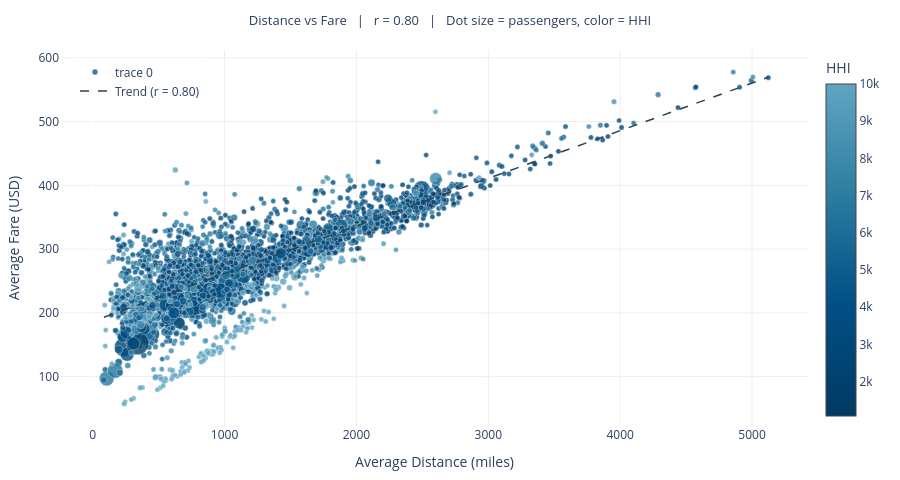

The code cell stored with this chart in its notebook:
### Markdown cell above
## 5. Distance vs Fare Scatter (saved as interactive_viz_2.html)

### Code cell
import json, numpy as np, plotly.graph_objects as go, plotly.io as pio
from scipy.stats import pearsonr

with open("../../assets/data/scatter_distance_fare.json", encoding="utf-8") as f:
    raw = json.load(f)

dist_df = pd.DataFrame(raw)

r_dist, _ = pearsonr(dist_df["AVG_DISTANCE"], dist_df["AVG_FARE"])

fig_dist = go.Figure(go.Scatter(
    x=dist_df["AVG_DISTANCE"],
    y=dist_df["AVG_FARE"],
    mode="markers",
    customdata=dist_df[["ROUTE", "TOP_CARRIER", "AVG_FARE", "AVG_DISTANCE", "HHI"]].values,
    marker=dict(
        size=(dist_df["TOTAL_PASSENGERS"] / dist_df["TOTAL_PASSENGERS"].max() * 18 + 5).clip(5, 23),
        color=dist_df["HHI"],
        colorscale=BLUE_SCALE,
        reversescale=True,
        colorbar=dict(title="HHI", x=1.01),
        line=dict(width=0.4, color="white"),
        opacity=0.8,
    ),
    hovertemplate=(
        "<b>%{customdata[0]}</b><br>"
        "Carrier: %{customdata[1]}<br>"
        "Avg Fare: $%{customdata[2]:.0f}<br>"
        "Distance: %{customdata[3]:.0f} mi<br>"
        "HHI: %{customdata[4]:.0f}<br>"
        "<extra></extra>"
    ),
))

m2 = np.polyfit(dist_df["AVG_DISTANCE"], dist_df["AVG_FARE"], 1)
x2 = np.linspace(dist_df["AVG_DISTANCE"].min(), dist_df["AVG_DISTANCE"].max(), 200)
fig_dist.add_trace(go.Scatter(
    x=x2, y=np.polyval(m2, x2),
    mode="lines", name=f"Trend (r = {r_dist:.2f})",
    line=dict(color="#264653", dash="dash", width=1.5),
    hoverinfo="skip",
))

fig_dist.update_layout(
    xaxis_title="Average Distance (miles)",
    yaxis_title="Average Fare (USD)",
    height=480,
    margin=dict(l=60, r=80, t=50, b=50),
    plot_bgcolor="white",
    paper_bgcolor="white",
    showlegend=True,
    legend=dict(x=0.02, y=0.98),
    title=dict(
        text=f"Distance vs Fare \u2002|\u2002 r = {r_dist:.2f} \u2002|\u2002 Dot size = passengers, color = HHI",
        x=0.5, font=dict(size=13)
    ),
)
fig_dist.update_xaxes(showgrid=True, gridcolor="#eee")
fig_dist.update_yaxes(showgrid=True, gridcolor="#eee")

html_out = fig_dist.to_html(full_html=True, include_plotlyjs="cdn")
with open("../../report/images/interactive_viz_2.html", "w", encoding="utf-8") as f:
    f.write(html_out)

print(f"Saved interactive_viz_2.html  r={r_dist:.3f}")
fig_dist.show()

### Figure 1 — Plotly figure (JSON) as saved in the notebook; plotly's stock layout.template omitted (floating-point values rounded to 4 significant figures; data arrays with more than 128 entries replaced by an {"elided": "..."} marker saying what was removed)
{"data": [{"customdata": {"elided": "3000x5 mixed values"}, "hovertemplate": "<b>%{customdata[0]}</b><br>Carrier: %{customdata[1]}<br>Avg Fare: $%{customdata[2]:.0f}<br>Distance: %{customdata[3]:.0f} mi<br>HHI: %{customdata[4]:.0f}<br><extra></extra>", "marker": {"color": {"elided": "3000 float values"}, "colorbar": {"title": {"text": "HHI"}, "x": 1.01}, "colorscale": [[0.0, "#61a5c2"], [0.33, "#2c7da0"], [0.66, "#014f86"], [1.0, "#013a63"]], "line": {"color": "white", "width": 0.4}, "opacity": 0.8, "reversescale": true, "size": {"elided": "3000 float values"}}, "mode": "markers", "type": "scatter", "x": {"elided": "3000 float values"}, "y": {"elided": "3000 float values"}}, {"hoverinfo": "skip", "line": {"color": "#264653", "dash": "dash", "width": 1.5}, "mode": "lines", "name": "Trend (r = 0.80)", "type": "scatter", "x": {"elided": "200 float values"}, "y": {"elided": "200 float values"}}], "layout": {"height": 480, "legend": {"x": 0.02, "y": 0.98}, "margin": {"b": 50, "l": 60, "r": 80, "t": 50}, "paper_bgcolor": "white", "plot_bgcolor": "white", "showlegend": true, "title": {"font": {"size": 13}, "text": "Distance vs Fare  |  r = 0.80  |  Dot size = passengers, color = HHI", "x": 0.5}, "xaxis": {"gridcolor": "#eee", "showgrid": true, "title": {"text": "Average Distance (miles)"}}, "yaxis": {"gridcolor": "#eee", "showgrid": true, "title": {"text": "Average Fare (USD)"}}}}
